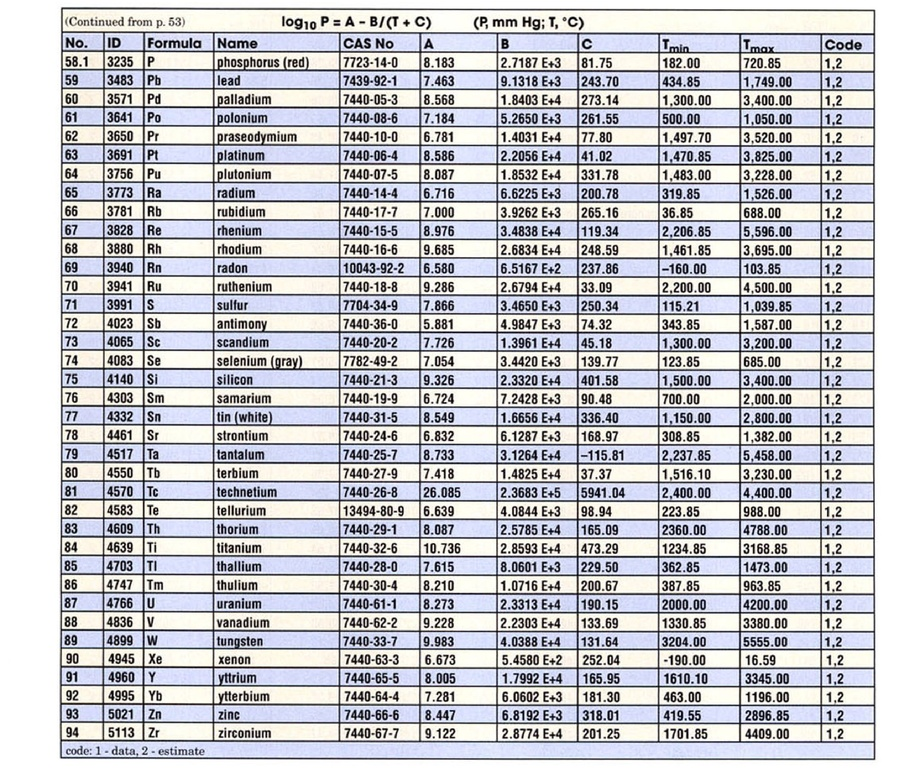
#> input picture vapor_pressure_estimation/DEV/OCR/Yaws reading 2/table2.jpg, 916 x 770 px, shrunk from 2479 x 2083 before the run
$ jupyter execute --allow-errors 'Antoine Coefficient OCR reading 2.ipynb'
#> lines starting #> are read from the running program, lines starting #| are printed output that depends on the picture; after the words box and inside, x2 and y2 are one past the last pixel; in counts of white or black regions, pixels touching at a corner belong together
[cell 1]
import IPython.display as display
import numpy as np
import cv2

def show(img, save="result.jpg"):
    cv2.imwrite(save, img)
    display.display(display.Image(save))

img = cv2.imread("table2.jpg")
#> img is the input picture: shape (770, 916, 3); mean B, G, R 202.7, 197.3, 196.5
img_copy = img.copy()
gray = cv2.cvtColor(img, cv2.COLOR_BGR2GRAY)
blur = cv2.GaussianBlur(gray, (7,7), 0)
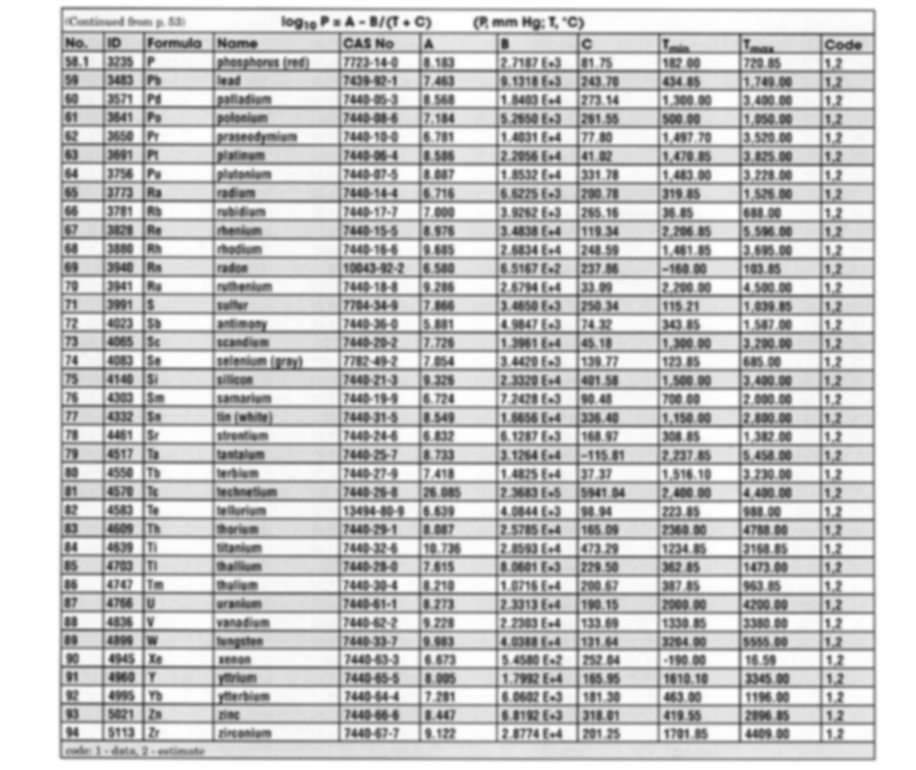
#> blur: shape (770, 916); min 58, max 255, mean 197.7
thresh1 = cv2.threshold(blur, 0, 255, cv2.THRESH_BINARY_INV + cv2.THRESH_OTSU)[1]
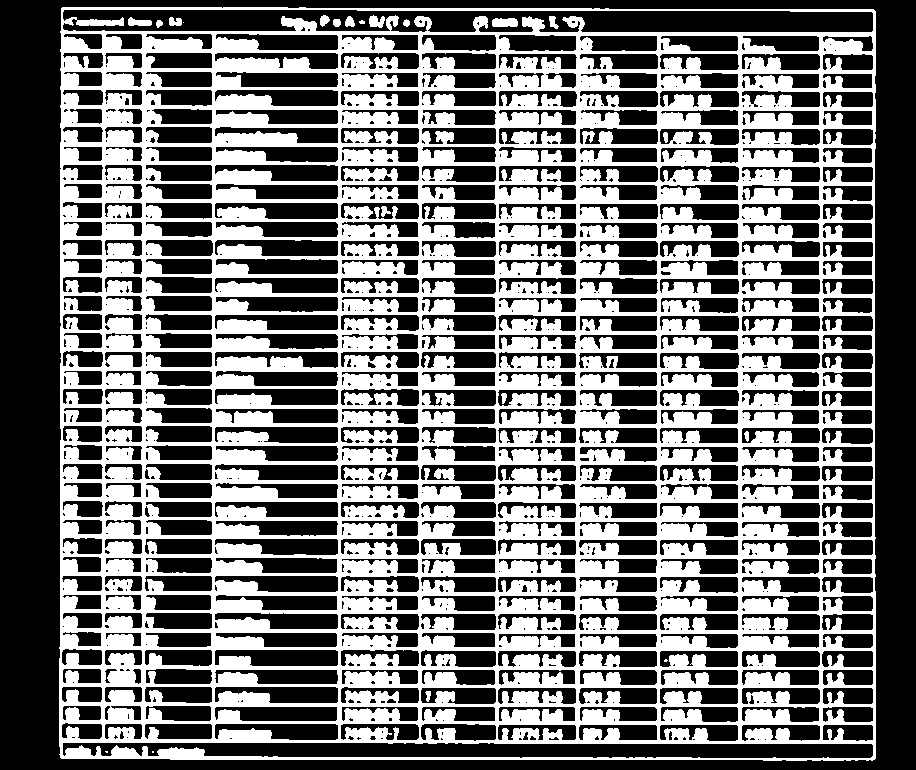
#> thresh1: shape (770, 916); 43.2% white; 22 white regions (6 under 20 px), largest, box (x1, y1, x2, y2) and area: (59, 7, 876, 761) 303465, (492, 18, 518, 27) 213, (128, 17, 152, 26) 150

thresh2, img_bw = cv2.threshold(gray, 127, 255, cv2.THRESH_BINARY)
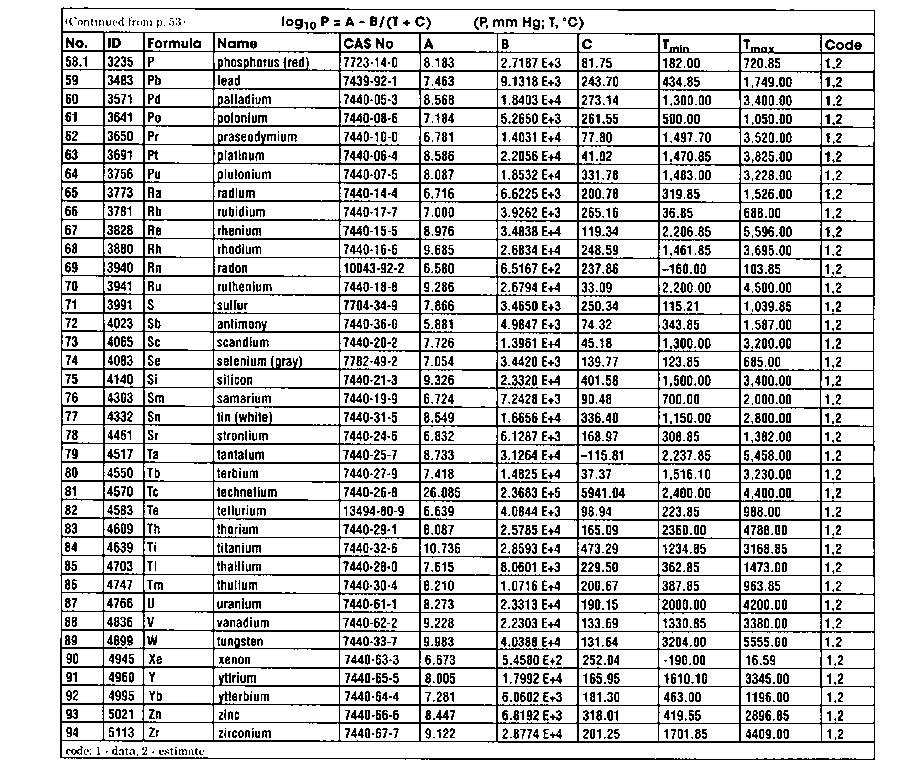
#> img_bw: shape (770, 916); 80.9% white; black in thin lines or dots, all inside (x1, y1, x2, y2) = (60, 7, 875, 760)
def noise_removal(image):
    ker = np.ones((1, 1), np.uint8)
    image = cv2.dilate(image, ker, iterations=1)
    image = cv2.erode(image, ker, iterations=1)
    image = cv2.morphologyEx(image, cv2.MORPH_CLOSE, ker)
    image = cv2.medianBlur(image, 3)
    return image
def thin_font(image):
    image = cv2.bitwise_not(image)
    ker = np.ones((2,2), np.uint8)
    image = cv2.erode(image, ker, iterations=1)
#> image: shape (770, 916); 8.7% white in thin lines or dots, all inside (x1, y1, x2, y2) = (61, 8, 875, 760)
    image = cv2.bitwise_not(image)
    return image
no_noise = noise_removal(img_bw)
eroded_img = thin_font(no_noise)

vert_ker = cv2.getStructuringElement(cv2.MORPH_RECT, (1, np.array(img).shape[1]//150))
#> vert_ker = [1, 1, 1, 1, 1, 1]
vert_erode = cv2.erode(thresh1, vert_ker, iterations=5)
#> vert_erode: shape (770, 916); 3.4% white; 20 white regions (6 under 20 px), largest, box (x1, y1, x2, y2) and area: (142, 46, 147, 733) 2452, (576, 40, 581, 734) 2443, (738, 47, 743, 734) 2398
vert_dilate = cv2.dilate(vert_erode, vert_ker, iterations=5)
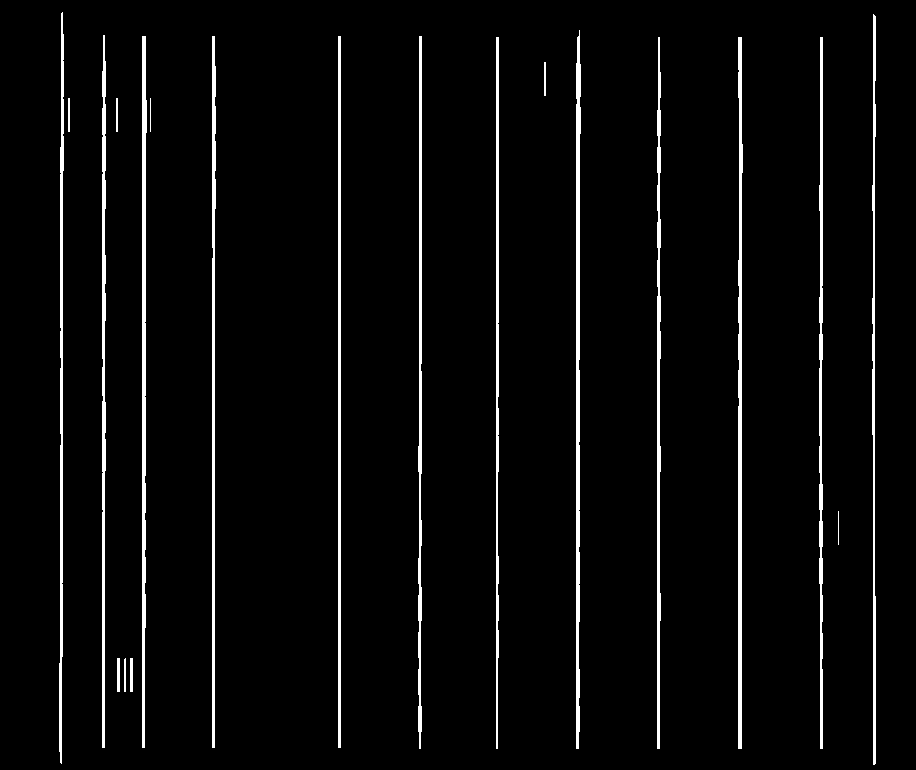
#> vert_dilate: shape (770, 916); 4% white; 20 white regions

cnts = cv2.findContours(vert_erode, cv2.RETR_EXTERNAL, cv2.CHAIN_APPROX_SIMPLE)
#> cnts = 20 contours, 8 with area under 20; largest, box (x1, y1, x2, y2) and area: (142, 46, 147, 733) 1762, (576, 40, 581, 734) 1748, (738, 47, 743, 734) 1708, (338, 46, 341, 733) 1372, (212, 46, 216, 733) 1356
cnts = cnts[0] if len(cnts) == 2 else cnts[1]
cnts = sorted(cnts, key=lambda x: cv2.boundingRect(x)[0])

cor1, cor2 = [], []
for n in range(len(cnts)):
    c = cnts[n]
    x, y, w, h = cv2.boundingRect(c)
    y += 20 # vertical translation
    h += 10
    image1 = cv2.rectangle(img_copy, (x,y), (x+w,y+h), (0,255,0), 2)
    if n == 0:
        cor1.append((x+w,y));
    elif n == len(cnts)-1:
        cor2.append((x,y+h))
    else:
        cor1.append((x+w,y))
        cor2.append((x,y+h))
#> this loop made 20 passes
#> (x, y, w, h) on passes 1, 3, 8, 10, 12, 13, 15, 16, 17, 18, 20: (59, 42, 5, 737), (102, 65, 4, 698), (142, 66, 5, 697), (212, 66, 4, 697), (418, 66, 4, 698), (496, 67, 3, 697), (576, 60, 5, 704), (657, 67, 4, 697), (738, 67, 5, 697), (819, 67, 4, 697), (872, 44, 4, 736)
#> (c, x, y, w, h) on passes 2, 4, 5, 6, 7, 9: ([[68, 108], [68, 116], [69, 116], [69, 108]], 68, 128, 2, 19), ([[116, 108], [116, 116], [117, 116], [117, 108]], 116, 128, 2, 19), ([[117, 668], [117, 676], [119, 676], [119, 668]], 117, 688, 3, 19), ([[125, 668], [124, 669], [124, 676], [125, 676]], 124, 688, 2, 19), ([[130, 668], [130, 676], [132, 676], [132, 668]], 130, 688, 3, 19), ([[150, 108], [150, 116]], 150, 128, 1, 19)
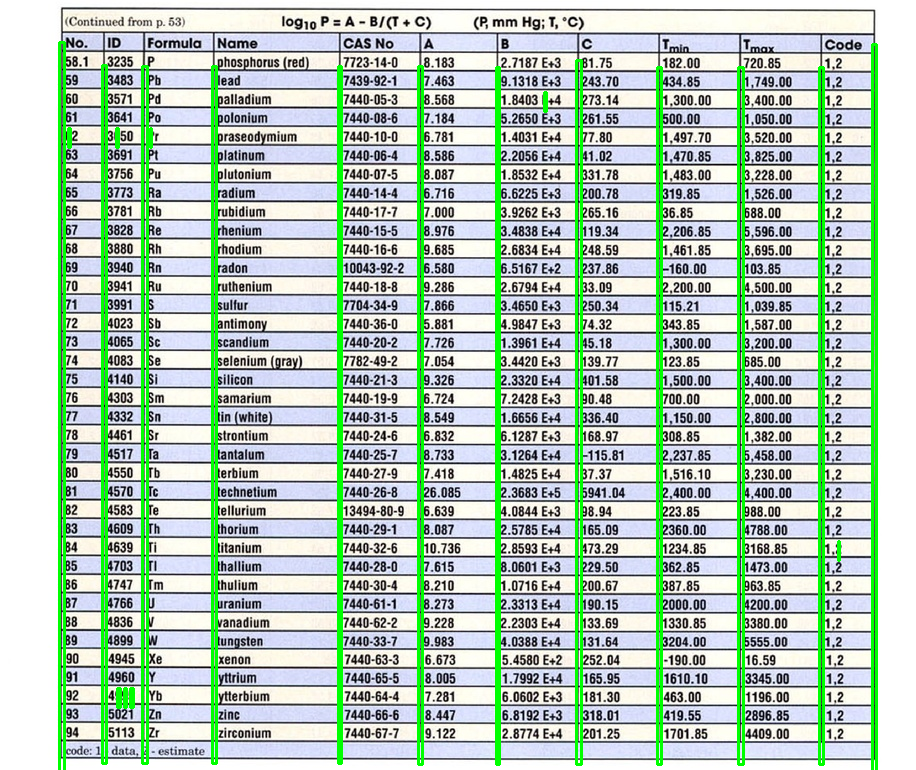
#> img_copy: shape (770, 916, 3); mean B, G, R 188.6, 202.2, 182.8
#> after the loop, cor1 = [(64, 42), (70, 128), (106, 65), (118, 128), (120, 688), (126, 688), (133, 688), (147, 66), (151, 128), (216, 66), (341, 66), (422, 66), (499, 67), (546, 92), (581, 60), (661, 67), (743, 67), (823, 67), (839, 541)]; cor2 = [(68, 147), (102, 763), (116, 147), (117, 707), (124, 707), (130, 707), (142, 763), (150, 147), (212, 763), (338, 763), (418, 764), (496, 764), (544, 111), (576, 764), (657, 764), (738, 764), (819, 764), (838, 560), (872, 780)]

if len(cor1) == len(cor2): # error catcher
    N = len(cor1)
#> N = 19

i = 0
for n in range(N):
    image2 = cv2.rectangle(img, cor1[n], cor2[n], (0,255,0), 2)
    roi = eroded_img[cor1[n][1]:cor2[n][1], cor1[n][0]:cor2[n][0]]
    cv2.imwrite(f"roi/roi{i}.jpg", roi)
    i += 1
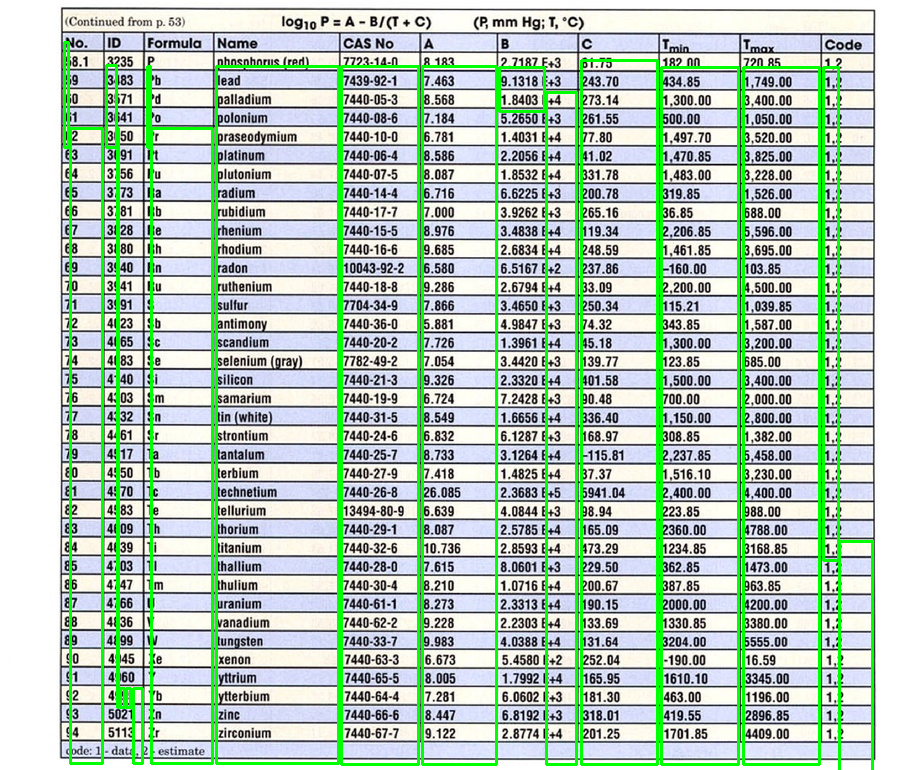
#> img: shape (770, 916, 3); mean B, G, R 189.6, 202.7, 183.9
#> after the loop, i = 19

show(image2)

[cell 2]
from PIL import Image
import pytesseract
pytesseract.pytesseract.tesseract_cmd = r"C:\Users\Jeff Lam\AppData\Local\Programs\Tesseract-OCR\tesseract.exe"

def ocr_reading(img):
    img_open = Image.open(img)

    ocr_result = pytesseract.image_to_string(img_open)
    ocr_result = ocr_result.split("\n")

    while "" in ocr_result:
        ocr_result.remove("")

    return ocr_result

ocr_reading("roi/roi5.jpg") # a row border was read; must be removed before storing
#> (the call stopped at in ocr_reading, `ocr_result = pytesseract.image_to_string(img_open)`: pytesseract is not available in this run)

[cell 3]
import os
import csv
import pandas as pd
import numpy as np
path = os.path.join(os.getcwd(), "roi")
roi_files = os.listdir(path)

csv_file = open("yaws_csv_RAW2.csv", "w", newline="", encoding="utf-8")
csv_writer = csv.writer(csv_file)

index = np.arange(0, 38, 1) # the column mismatch in "yaws_csv Cleaning1.ipynb"? This was unaccounted for
csv_writer.writerow(index)

N = len(roi_files)
cols = [f"Column{n}" for n in range(N)]
#> (the rest of this cell did not finish here and is left out)

        ocr_result.insert(0, cols[n])
        csv_writer.writerow(ocr_result[:38])

csv_file.close()

df = pd.read_csv("yaws_csv_RAW2.csv") # create dataframe from csv saving
df_T = df.T
df_T.to_csv("yaws_csv_RAW2.csv", header=False)
df = pd.read_csv("yaws_csv_RAW2.csv")
df
